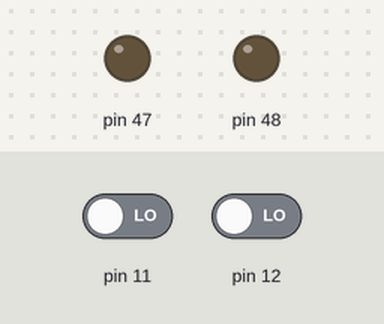
This sketch was run on a simulated Arduino Mega 2560, built with avr-gcc and run on an emulated ATmega2560. On the bench: output pins drawn as LEDs (lit = HIGH). The inputs (shaded band) are chosen by the test bench; at power-on: pin 11 LOW, pin 12 LOW.

Above: at 1.2 s.
1.3 s: pin 11 driven HIGH
At 1.7 s:
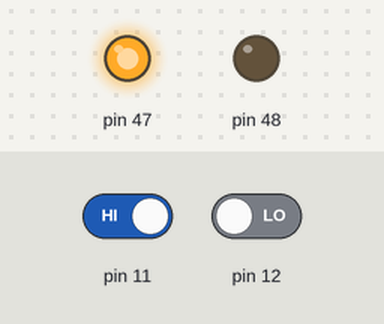
2.8 s: pin 12 driven HIGH
At 4.0 s:
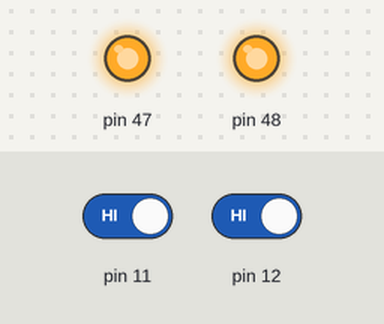
4.3 s: pin 11 driven LOW
At 5.1 s:
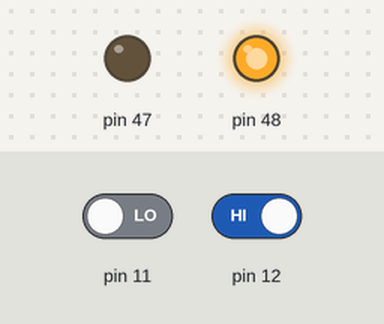
5.8 s: pin 12 driven LOW
At 6.3 s:
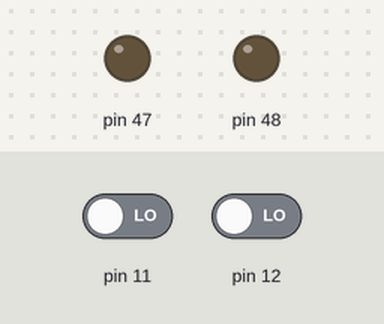
Timing chart, 0 to 8.3 s (numbered marks = the images above; inputs shaded):
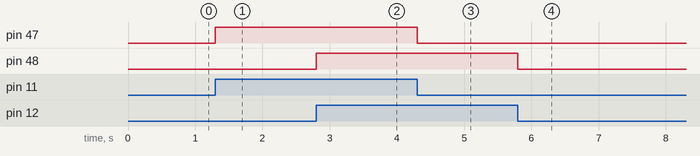

The sketch:

io_input_ext.ino
```cpp
void setup() {
  pinMode(12, INPUT);
  pinMode(48, OUTPUT);
  pinMode(11, INPUT);
  pinMode(47, OUTPUT);
}

void loop() {
  int state = digitalRead(12);
  digitalWrite(48, state);

  int state2 = digitalRead(11);
  digitalWrite(47, state2);
}
```

Measured:
- after the input at 1.3 s, pin 47: LOW → HIGH at once
- after the input at 2.8 s, pin 48: LOW → HIGH at once
- after the input at 4.3 s, pin 47: HIGH → LOW at once
- after the input at 5.8 s, pin 48: HIGH → LOW at once
